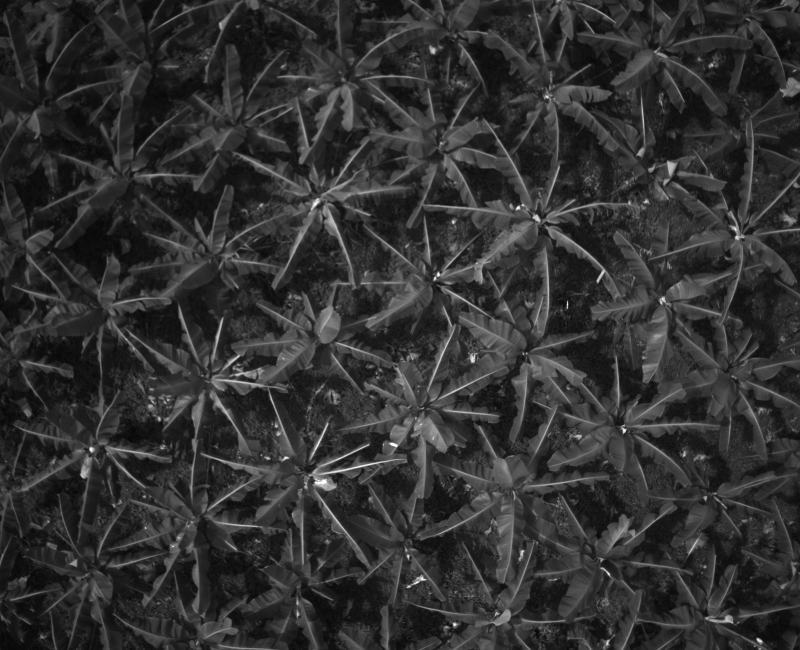
#> input picture data/fotos/DJI_0051.TIF, 1600 x 1300 px (shown at 1/2 size)
$ jupyter execute --allow-errors ImgDrone_To_TIF.ipynb
#> lines starting #> are read from the running program, lines starting #| are printed output that depends on the picture; long printed decimals are rounded
Código para la creación de imagen tiff con metadatos de drone

[cell 1]
from PIL import Image
from PIL.TiffTags import TAGS
import re
import rasterio
import numpy as np
import math
import matplotlib.pyplot as plt

[cell 2]
# obtenemos la imagen .tif
imagen = "./data/fotos/DJI_0051.TIF"
img = Image.open(imagen)
#> img is the input picture: PIL image 1600x1300 I;16; min 4928, max 65280, mean 16644.5
# obtenemos los Tags de la metadata y se almacenan en un diccionario
meta_dict = {TAGS[key]: img.tag[key] for key in img.tag_v2}
#> meta_dict = 20 items
# Se imprime el diccionario para obtener la composición de los datos
# for rec in meta_dict:
#     print(rec, ":", meta_dict[rec])

[cell 3]
# Extraemos el indicador xmp
p = meta_dict.get("XMP")
s = p.decode("UTF-8")
# dividimos por el salto de linea y obtenemos una lista
div = s.split("\n")
#> div = 154 items

[cell 4]
#eliminamos los espacios vacios

for ind,recorrido in enumerate(div):
    div[ind]=recorrido.strip()
#> this loop made 154 passes
#> recorrido on passes 2, 13, 14: '<x:xmpmeta xmlns:x="adobe:ns:meta/">', '   xmp:ModifyDate="2022-11-29"', '   xmp:CreateDate="2022-11-29"'

div[17]
#> Out = 'drone-dji:AbsoluteAltitude="+56.59"'

[cell 5]
usar = div[17]
#> usar = 'drone-dji:AbsoluteAltitude="+56.59"'

result = re.search(":(.*)=", div[17])
result.group(1)

result2 = re.search("\"(.*)\"", div[17])
result2.group(1)

print(result.group(1))
#| AbsoluteAltitude
print(result2.group(1))
#| +56.59

Creo un diccionario donde almaceno las variables de la metadata con su valor

[cell 6]
metadiccionario = {}
for ind,recorrido in enumerate(div):
    try:
        metadiccionario[re.search(":(.*)=", div[ind]).group(1)] = re.search("\"(.*)\"", div[ind]).group(1)
    except:
        pass
#> this loop made 154 passes
#> recorrido on passes 2, 7, 13: '<x:xmpmeta xmlns:x="adobe:ns:meta/">', 'xmlns:xmp="http://ns.adobe.com/xap/1.0/"', 'xmp:ModifyDate="2022-11-29"'
#> after the loop, metadiccionario = 64 items

print(metadiccionario)
#> (printed output is left out)

[cell 7]
centro_x = float(metadiccionario["CalibratedOpticalCenterX"])
#> centro_x = 800
centro_y = float(metadiccionario["CalibratedOpticalCenterY"])
#> centro_y = 650
altura_vuelo = float(metadiccionario["RelativeAltitude"])
#> altura_vuelo = 19.8
distancia_focal = float(metadiccionario["CalibratedFocalLength"])
#> distancia_focal = 1913.3
angulo_giro = float(metadiccionario["GimbalYawDegree"])
#> angulo_giro = -84.9
latitud = float(metadiccionario["GpsLatitude"])
#> latitud = 10.55
longitud = float(metadiccionario["GpsLongitude"])
#> longitud = -74.22

Se calcula la resolución en metros por pixel.
Es decir, a cuantos metros equivale un pixel

[cell 8]
resolucion = altura_vuelo/distancia_focal
#> resolucion = 0.0103
resolucion
#> Out = 0.0103

#> (a cell that did not finish here is left out)

Cálculo de las coordenadas de las esquinas la imagen

Se divide entre 111111 para convertir los metros en grados. Esto se debe a que 1 grado de longitud o latitud en el ecuador es aproximadamente 111.111 km de ancho. Dado que la longitud y la latitud son medidas en grados, se debe convertir el tamaño de los píxeles en metros a grados para poder calcular las coordenadas extremas en grados.
Donde el ancho de la imagen en metros se divide entre la distancia en metros por grado para obtener la diferencia en grados. El factor 111111 es una aproximación, ya que la distancia en metros por grado varía según la latitud. Sin embargo, esta aproximación es suficiente para una precisión razonable.

Es importante tener en cuenta que esta conversión solo es válida para latitudes cercanas al ecuador, ya que la distancia en metros por grado varía según la latitud.

[cell 10]
# Calcular las coordenadas de los extremos en metros
min_lon = float(metadiccionario["GpsLongitude"]) - (
    float(metadiccionario["CalibratedOpticalCenterX"]) * resolucion) / 111111
#> min_lon = -74.22
max_lon = float(metadiccionario["GpsLongitude"]) + (
    float(metadiccionario["CalibratedOpticalCenterX"]) * resolucion) / 111111
#> max_lon = -74.22
min_lat = float(metadiccionario["GpsLatitude"]) - (
    float(metadiccionario["CalibratedOpticalCenterY"]) * resolucion) / 111111
#> min_lat = 10.55
max_lat = float(metadiccionario["GpsLatitude"]) + (
    float(metadiccionario["CalibratedOpticalCenterY"]) * resolucion) / 111111
#> max_lat = 10.55
print(min_lon, max_lon, min_lat, max_lat)
#| -74.220 -74.220 10.552 10.552

#> (a cell that did not finish here is left out)

Leo la imagen con rasterio y luego la guardo con las coordenadas correspondientes y como archivo tiff

#> (a cell that did not finish here is left out)

*Aquí empiezo a probar la rotación de la imagen*

[cell 13]
imagen_salida = "data/drone51.TIF"

[cell 14]
from osgeo import gdal  # For read and manipulate rasters
from affine import Affine  # For easly manipulation of affine matrix


# Some functions declaration for clarify the code


def raster_center(raster):
    """This function return the pixel coordinates of the raster center
    """

    # We get the size (in pixels) of the raster
    # using gdal
    width, height = raster.RasterXSize, raster.RasterYSize

    # We calculate the middle of raster
    xmed = width / 2
    ymed = height / 2

    return (xmed, ymed)


def rotate_gt(affine_matrix, angle, pivot=None):
    """This function generate a rotated affine matrix
    """

    # The gdal affine matrix format is not the same
    # of the Affine format, so we use a bullit-in function
    # to change it
    # see : https://github.com/sgillies/affine/blob/master/affine/__init__.py#L178
    affine_src = Affine.from_gdal(*affine_matrix)
    # We made the rotation. For this we calculate a rotation matrix,
    # with the rotation method and we combine it with the original affine matrix
    # Be carful, the star operator (*) is surcharged by Affine package. He make
    # a matrix multiplication, not a basic multiplication
    affine_dst = affine_src * affine_src.rotation(angle, pivot)
    # We retrun the rotated matrix in gdal format
    return affine_dst.to_gdal()


# Import the raster to rotate
# Here I use a sample of GDAL, dowloaded here : https://download.osgeo.org/geotiff/samples/spot/chicago/SP27GTIF.TIF
# and transformed in nc with qgis
# NB: the transformation in nc is specific for the original question,
# this step is not neccecary if you copy/past this code
#> (the rest of this cell did not finish here and is left out)

[cell 15]
from osgeo import gdal

path = 'data/drone51.TIF'
angle = angulo_giro
#> angle = -84.9
center_x = centro_x
#> center_x = 800
center_y = centro_y
#> center_y = 650

# Open raster
#> (the rest of this cell did not finish here and is left out)

[cell 16]
from osgeo import gdal

# Abrir el archivo raster
#> (the rest of this cell did not finish here and is left out)

[cell 17]
from osgeo import gdal

# Abrir archivo raster original
#> (the rest of this cell did not finish here and is left out)

[cell 18]
import rasterio
from rasterio.warp import rotate

[cell 19]
import rasterio
import numpy as np
from rasterio.warp import calculate_default_transform, reproject, Resampling

#> (a cell that did not finish here is left out)

[cell 21]
from affine import Affine

#> (a cell that did not finish here is left out)

[cell 23]
# Determino las coordenadas de las esquinas
esquina_si = (min_lon, max_lat)
#> esquina_si = (-74.22, 10.55)
esquina_sd = (max_lon, max_lat)
#> esquina_sd = (-74.22, 10.55)
esquina_ii = (min_lon, min_lat)
#> esquina_ii = (-74.22, 10.55)
esquina_id = (max_lon, min_lat)
#> esquina_id = (-74.22, 10.55)

[cell 24]
# Creo un rectángulo con las esquinas
# Esquinas del rectángulo
rectangle = [esquina_si,
             esquina_sd,
             esquina_ii,
             esquina_id]
#> rectangle = [(-74.22, 10.55), (-74.22, 10.55), (-74.22, 10.55), (-74.22, 10.55)]

# Centro del rectángulo
center = (float(metadiccionario["GpsLongitude"]),
          float(metadiccionario["GpsLatitude"]))
#> center = (-74.22, 10.55)

# Ángulo de rotación en radianes
theta = math.radians(float(metadiccionario["GimbalYawDegree"]))
#> theta = -1.48

# Rotación de las esquinas del rectángulo
rotated_rectangle = []
for x, y in rectangle:
    x_ = x - center[0]
    y_ = y - center[1]
    new_x = x_ * math.cos(theta) - y_ * math.sin(theta) + center[0]
    new_y = x_ * math.sin(theta) + y_ * math.cos(theta) + center[1]
    rotated_rectangle.append((new_x, new_y))
#> this loop made 4 passes
#> (x_, y_) on passes 1 to 4: (-7.45e-05, 6.05e-05), (7.45e-05, 6.05e-05), (-7.45e-05, -6.05e-05), (7.45e-05, -6.05e-05)
#> after the loop, rotated_rectangle has the same summary as rectangle

print(rotated_rectangle)
#| [(-74.220, 10.552), (-74.220, 10.552), (-74.220, 10.552), (-74.220, 10.552)]
# En rotated_rectangle se encuentran las esquinas del rectángulo rotado
# en 0 está la esquina superior izquierda
# en 1 está la esquina superior derecha
# en 2 está la esquina inferior izquierda
# en 3 está la esquina inferior derecha

[cell 25]
# Encuentro los valores máximos y mínimos de las coordenadas
x_var = []
y_var = []

for i in rotated_rectangle:
    x_var.append(i[0])
    y_var.append(i[1])
#> this loop made 4 passes
#> after the loop, x_var = [-74.22, -74.22, -74.22, -74.22]; y_var = [10.55, 10.55, 10.55, 10.55]

xmin_rotated = min(x_var)
#> xmin_rotated = -74.22
xmax_rotated = max(x_var)
#> xmax_rotated = -74.22
ymin_rotated = min(y_var)
#> ymin_rotated = 10.55
ymax_rotated = max(y_var)
#> ymax_rotated = 10.55
print(xmin_rotated, xmax_rotated, ymin_rotated, ymax_rotated)
#| -74.220 -74.220 10.552 10.552

#> (a cell that did not finish here is left out)

[cell 27]
# Create figure and axes
fig, ax = plt.subplots()

# Plot the original rectangle
x = [c[0] for c in rectangle] + [rectangle[0][0]]
#> x = [-74.22, -74.22, -74.22, -74.22, -74.22]
y = [c[1] for c in rectangle] + [rectangle[0][1]]
#> y = [10.55, 10.55, 10.55, 10.55, 10.55]
ax.plot(x, y, 'b-', linewidth=2)

# Plot the rotated rectangle
x = [c[0] for c in rotated_rectangle] + [rotated_rectangle[0][0]]
y = [c[1] for c in rotated_rectangle] + [rotated_rectangle[0][1]]
ax.plot(x, y, 'r-', linewidth=2)

# Show the plot
plt.show()
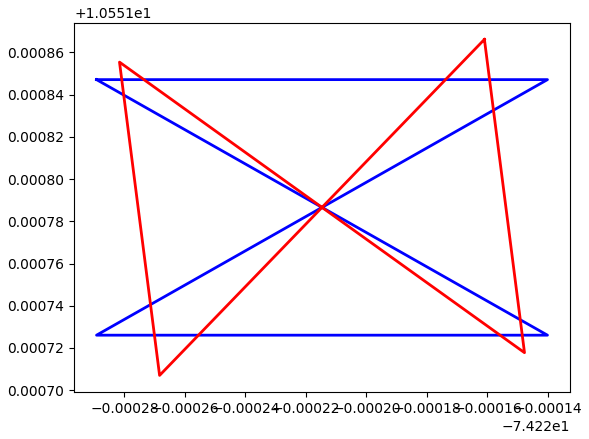
#> figure drawn by matplotlib, 1 panel

[cell 28]
from matplotlib import pyplot

[cell 29]
def test_rotated_bounds():
    with rasterio.open('data/rotated.tif') as src:
        print(src.bounds)
        pyplot.imshow(src.read(1))
        assert src.res == (20.0, 10.0)
        np.testing.assert_almost_equal(
            src.bounds,
            (100.0, 70.0961894323342, 348.20508075688775, 300.0))

test_rotated_bounds()
#> (the call stopped at in test_rotated_bounds, `with rasterio.open('data/rotated.tif') as src:`: rasterio is not available in this run)

$ run again, with data/fotos/DJI_0011.TIF copied over data/fotos/DJI_0051.TIF
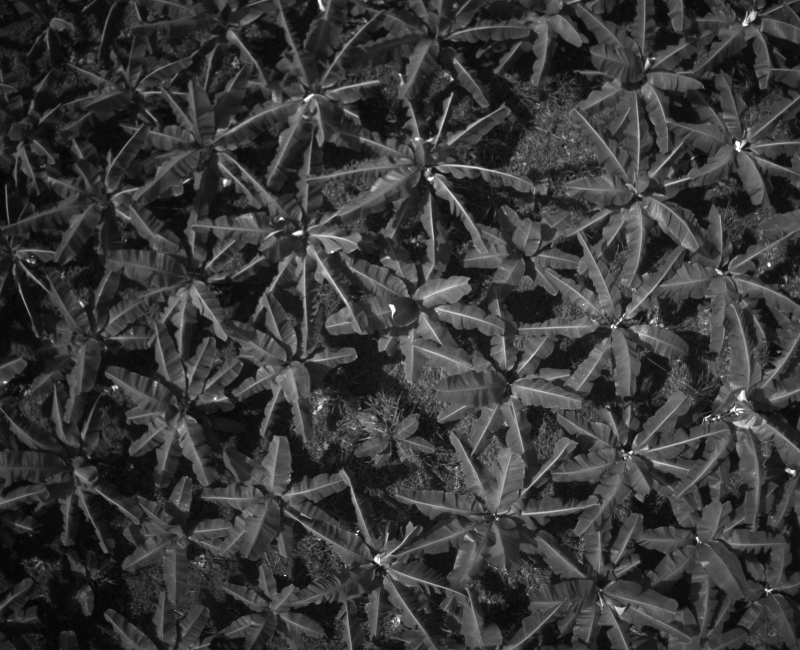
#> input picture data/fotos/DJI_0011.TIF, 1600 x 1300 px (shown at 1/2 size)
#> img is the input picture: PIL image 1600x1300 I;16; min 5440, max 65408, mean 19005.3
#> meta_dict = 20 items
#> div = 154 items
#> the loop `for ind,recorrido in enumerate(div):` made 154 passes
#> recorrido on passes 2, 13, 14: '<x:xmpmeta xmlns:x="adobe:ns:meta/">', '   xmp:ModifyDate="2022-11-29"', '   xmp:CreateDate="2022-11-29"'
#> `div[17]`: Out = 'drone-dji:AbsoluteAltitude="+51.64"'
#| AbsoluteAltitude
#| +51.64
#> the loop `for ind,recorrido in enumerate(div):` made 154 passes
#> recorrido on passes 2, 7, 13: '<x:xmpmeta xmlns:x="adobe:ns:meta/">', 'xmlns:xmp="http://ns.adobe.com/xap/1.0/"', 'xmp:ModifyDate="2022-11-29"'
#> after the loop `for ind,recorrido in enumerate(div):`: metadiccionario = 64 items
#> (printed output is left out)
#> centro_x = 800
#> centro_y = 650
#> altura_vuelo = 19.98
#> distancia_focal = 1913.3
#> angulo_giro = -85.1
#> latitud = 10.55
#> longitud = -74.22
#> resolucion = 0.0104
#> min_lon = -74.22
#> min_lat = 10.55
#| -74.220 -74.220 10.551 10.551
#> angle = -85.1
#> center_x = 800
#> center_y = 650
#> esquina_si = (-74.22, 10.55)
#> rectangle = [(-74.22, 10.55), (-74.22, 10.55), (-74.22, 10.55), (-74.22, 10.55)]
#> center = (-74.22, 10.55)
#> theta = -1.49
#> the loop `for x, y in rectangle:` made 4 passes
#> (x_, y_) on passes 1 to 4: (-7.52e-05, 6.11e-05), (7.52e-05, 6.11e-05), (-7.52e-05, -6.11e-05), (7.52e-05, -6.11e-05)
#> after the loop `for x, y in rectangle:`: rotated_rectangle has the same summary as rectangle
#| [(-74.220, 10.551), (-74.220, 10.551), (-74.220, 10.551), (-74.220, 10.551)]
#> the loop `for i in rotated_rectangle:` made 4 passes
#> after the loop `for i in rotated_rectangle:`: x_var = [-74.22, -74.22, -74.22, -74.22]; y_var = [10.55, 10.55, 10.55, 10.55]
#> xmin_rotated = -74.22
#> ymin_rotated = 10.55
#| -74.220 -74.220 10.551 10.551
#> `x = [c[0] for c in rectangle] + [rectangle[0][0]]`: x = [-74.22, -74.22, -74.22, -74.22, -74.22]
#> `y = [c[1] for c in rectangle] + [rectangle[0][1]]`: y = [10.55, 10.55, 10.55, 10.55, 10.55]
#> `plt.show()`:
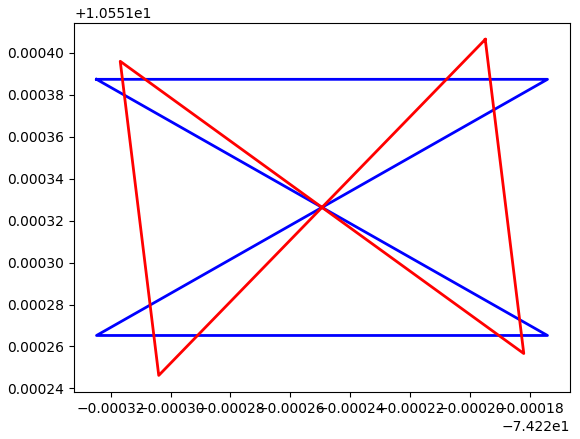
#> figure drawn by matplotlib, 1 panel

$ run again, with data/fotos/DJI_0012.TIF copied over data/fotos/DJI_0051.TIF
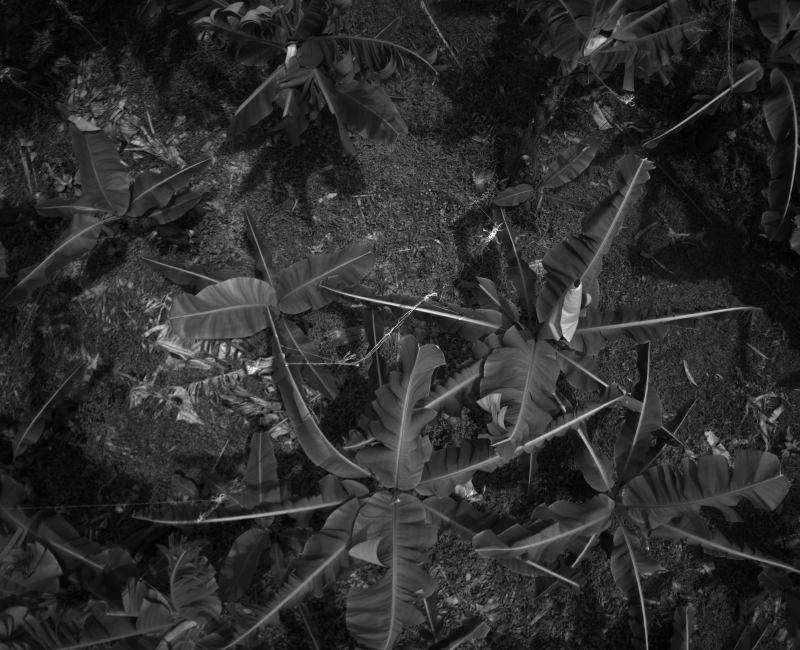
#> input picture data/fotos/DJI_0012.TIF, 1600 x 1300 px (shown at 1/2 size)
#> img is the input picture: PIL image 1600x1300 I;16; min 4544, max 64576, mean 15261.6
#> meta_dict = 20 items
#> div = 153 items
#> the loop `for ind,recorrido in enumerate(div):` made 153 passes
#> recorrido on passes 2, 13, 14: '<x:xmpmeta xmlns:x="adobe:ns:meta/">', '   xmp:ModifyDate="2022-09-20"', '   xmp:CreateDate="2022-09-20"'
#> `div[17]`: Out = 'drone-dji:AbsoluteAltitude="+49.16"'
#| AbsoluteAltitude
#| +49.16
#> the loop `for ind,recorrido in enumerate(div):` made 153 passes
#> recorrido on passes 2, 7, 13: '<x:xmpmeta xmlns:x="adobe:ns:meta/">', 'xmlns:xmp="http://ns.adobe.com/xap/1.0/"', 'xmp:ModifyDate="2022-09-20"'
#> after the loop `for ind,recorrido in enumerate(div):`: metadiccionario = 63 items
#> (printed output is left out)
#> centro_x = 800
#> centro_y = 650
#> altura_vuelo = 14.6
#> distancia_focal = 1913.3
#> angulo_giro = 101.1
#> latitud = 10.58
#> longitud = -74.23
#> resolucion = 0.00763
#> min_lon = -74.23
#> min_lat = 10.58
#| -74.230 -74.230 10.582 10.582
#> angle = 101.1
#> center_x = 800
#> center_y = 650
#> esquina_si = (-74.23, 10.58)
#> rectangle = [(-74.23, 10.58), (-74.23, 10.58), (-74.23, 10.58), (-74.23, 10.58)]
#> center = (-74.23, 10.58)
#> theta = 1.76
#> the loop `for x, y in rectangle:` made 4 passes
#> (x_, y_) on passes 1 to 4: (-5.49e-05, 4.46e-05), (5.49e-05, 4.46e-05), (-5.49e-05, -4.46e-05), (5.49e-05, -4.46e-05)
#> after the loop `for x, y in rectangle:`: rotated_rectangle has the same summary as rectangle
#| [(-74.230, 10.582), (-74.230, 10.582), (-74.230, 10.582), (-74.230, 10.582)]
#> the loop `for i in rotated_rectangle:` made 4 passes
#> after the loop `for i in rotated_rectangle:`: x_var = [-74.23, -74.23, -74.23, -74.23]; y_var = [10.58, 10.58, 10.58, 10.58]
#> xmin_rotated = -74.23
#> ymin_rotated = 10.58
#| -74.230 -74.230 10.582 10.582
#> `x = [c[0] for c in rectangle] + [rectangle[0][0]]`: x = [-74.23, -74.23, -74.23, -74.23, -74.23]
#> `y = [c[1] for c in rectangle] + [rectangle[0][1]]`: y = [10.58, 10.58, 10.58, 10.58, 10.58]
#> `plt.show()`:
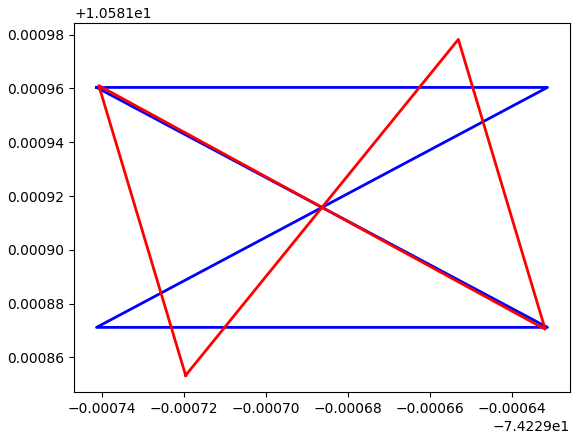
#> figure drawn by matplotlib, 1 panel

$ run again, with data/fotos/DJI_0013.TIF copied over data/fotos/DJI_0051.TIF
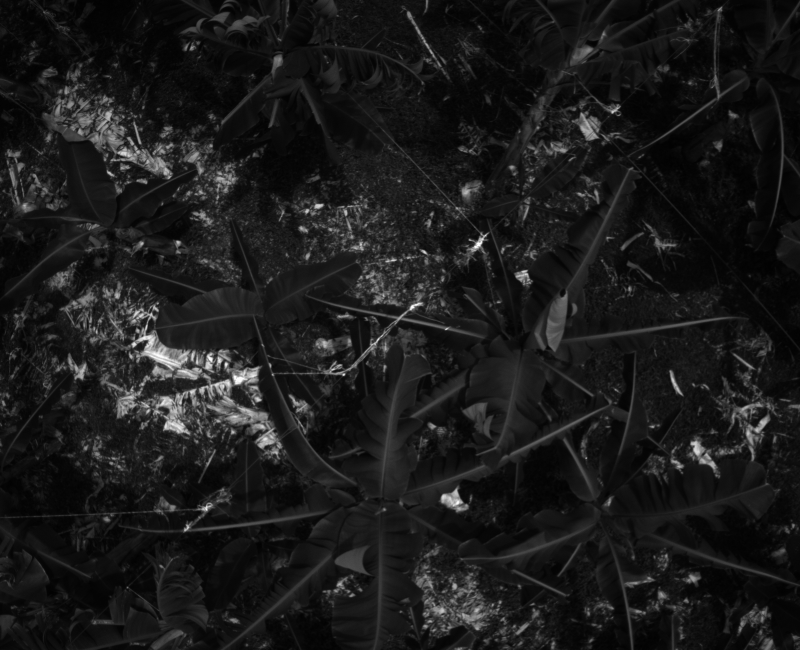
#> input picture data/fotos/DJI_0013.TIF, 1600 x 1300 px (shown at 1/2 size)
#> img is the input picture: PIL image 1600x1300 I;16; min 4096, max 64448, mean 10456.8
#> meta_dict = 20 items
#> div = 153 items
#> the loop `for ind,recorrido in enumerate(div):` made 153 passes
#> recorrido on passes 2, 13, 14: '<x:xmpmeta xmlns:x="adobe:ns:meta/">', '   xmp:ModifyDate="2022-09-20"', '   xmp:CreateDate="2022-09-20"'
#> `div[17]`: Out = 'drone-dji:AbsoluteAltitude="+49.14"'
#| AbsoluteAltitude
#| +49.14
#> the loop `for ind,recorrido in enumerate(div):` made 153 passes
#> recorrido on passes 2, 7, 13: '<x:xmpmeta xmlns:x="adobe:ns:meta/">', 'xmlns:xmp="http://ns.adobe.com/xap/1.0/"', 'xmp:ModifyDate="2022-09-20"'
#> after the loop `for ind,recorrido in enumerate(div):`: metadiccionario = 63 items
#> (printed output is left out)
#> centro_x = 800
#> centro_y = 650
#> altura_vuelo = 14.6
#> distancia_focal = 1913.3
#> angulo_giro = 101.1
#> latitud = 10.58
#> longitud = -74.23
#> resolucion = 0.00763
#> min_lon = -74.23
#> min_lat = 10.58
#| -74.230 -74.230 10.582 10.582
#> angle = 101.1
#> center_x = 800
#> center_y = 650
#> esquina_si = (-74.23, 10.58)
#> rectangle = [(-74.23, 10.58), (-74.23, 10.58), (-74.23, 10.58), (-74.23, 10.58)]
#> center = (-74.23, 10.58)
#> theta = 1.76
#> the loop `for x, y in rectangle:` made 4 passes
#> (x_, y_) on passes 1 to 4: (-5.49e-05, 4.46e-05), (5.49e-05, 4.46e-05), (-5.49e-05, -4.46e-05), (5.49e-05, -4.46e-05)
#> after the loop `for x, y in rectangle:`: rotated_rectangle has the same summary as rectangle
#| [(-74.230, 10.582), (-74.230, 10.582), (-74.230, 10.582), (-74.230, 10.582)]
#> the loop `for i in rotated_rectangle:` made 4 passes
#> after the loop `for i in rotated_rectangle:`: x_var = [-74.23, -74.23, -74.23, -74.23]; y_var = [10.58, 10.58, 10.58, 10.58]
#> xmin_rotated = -74.23
#> ymin_rotated = 10.58
#| -74.230 -74.230 10.582 10.582
#> `x = [c[0] for c in rectangle] + [rectangle[0][0]]`: x = [-74.23, -74.23, -74.23, -74.23, -74.23]
#> `y = [c[1] for c in rectangle] + [rectangle[0][1]]`: y = [10.58, 10.58, 10.58, 10.58, 10.58]
#> `plt.show()`:
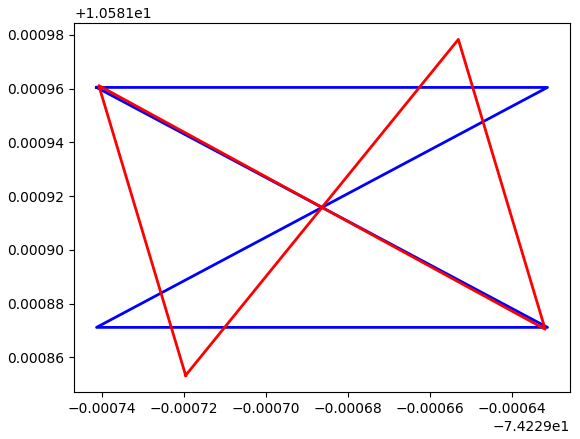
#> figure drawn by matplotlib, 1 panel
